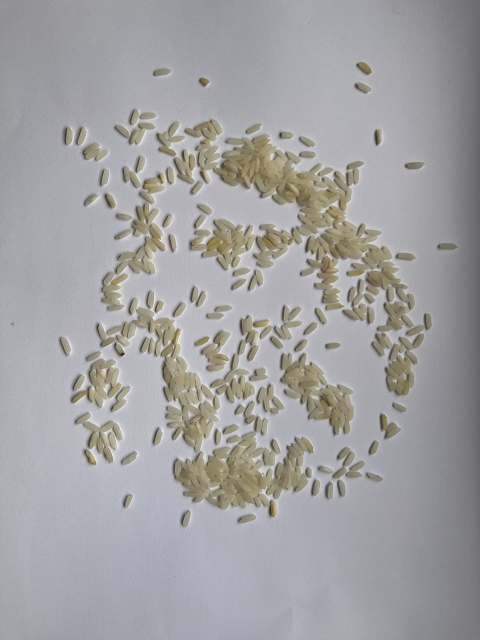
#> input picture FotosContPos/photo_2026-04-25_18-14-18.jpg, 960 x 1280 px (shown at 1/2 size); its folder holds 4 pictures in this run
$ python codigo_unificado.py
#> lines starting #> are read from the running program, lines starting #| are printed output that depends on the picture; after the words box and inside, x2 and y2 are one past the last pixel; in counts of white or black regions, pixels touching at a corner belong together
import cv2
import csv
import joblib
import matplotlib
import numpy as np
import pandas as pd

matplotlib.use("Agg")

import matplotlib.pyplot as plt

from pathlib import Path
from sklearn.base import clone
from sklearn.model_selection import train_test_split, GridSearchCV, StratifiedShuffleSplit
from sklearn.tree import DecisionTreeClassifier
from sklearn.naive_bayes import GaussianNB
from sklearn.neighbors import KNeighborsClassifier
from sklearn.svm import SVC
from sklearn.metrics import accuracy_score, classification_report, confusion_matrix

# ============================================================
# CONFIGURACION GENERAL
# ============================================================
TAMANO = (128, 128)
EXTENSIONES = [".jpg", ".jpeg", ".png", ".bmp", ".webp"]

# Carpetas originales
CARPETA_POSITIVA = Path("FotosContPos")
CARPETA_NEGATIVA = Path("FotosContNeg")

# Carpetas procesadas
SALIDA_POSITIVA = Path("FotosContPos_128_bna")
SALIDA_NEGATIVA = Path("FotosContNeg_128_bna")

# Dataset final
ARCHIVO_DATASET = Path("dataset.csv")
ARCHIVOS_DATASETS = {
    "mi_dataset": ARCHIVO_DATASET,
    "dataset_descargas": Path(r"C:\Users\kenne\Downloads\dataset.csv"),
    "dataset_C26797": Path(r"C:\Users\kenne\Downloads\dataset_C26797.csv"),
    "matriz_final": Path(r"C:\Users\kenne\Downloads\matriz_final.csv"),
}
COLUMNAS_ETIQUETA = ["etiqueta", "label", "etiqueta_arroz", "clase", "target"]
REPETICIONES_EVALUACION = 20
DATASET_ENTRENAMIENTO = "mi_dataset"
ARCHIVO_DIAGNOSTICO_IMAGEN = Path("diagnostico_muestras_datasets.png")
ARCHIVO_DIAGNOSTICO_CSV = Path("diagnostico_estadisticas_datasets.csv")
NORMALIZAR_FONDO_BLANCO = True
UMBRAL_FONDO_OSCURO = 0.5

# Datos para exportar el modelo
CARNE = "C09331"
NOMBRE = "Kenneth"
APELLIDO = "VizcainoJimenez"


# ============================================================
# 1. CONVERTIR IMAGENES A 128x128, GRIS Y BINARIO CON OTSU
# ============================================================
def convertir_imagenes(carpeta_entrada, carpeta_salida, tamano=TAMANO):
#> called with tamano = (128, 128)
    carpeta_salida.mkdir(exist_ok=True)

    for archivo in sorted(carpeta_entrada.iterdir()):
        if archivo.suffix.lower() in EXTENSIONES:
            imagen = cv2.imread(str(archivo))
#> imagen is the input picture: shape (1280, 960, 3); mean B, G, R 162.2, 160.5, 161.4

            if imagen is None:
                print(f"No se pudo leer: {archivo}")
                continue

            imagen_gris = cv2.cvtColor(imagen, cv2.COLOR_BGR2GRAY)
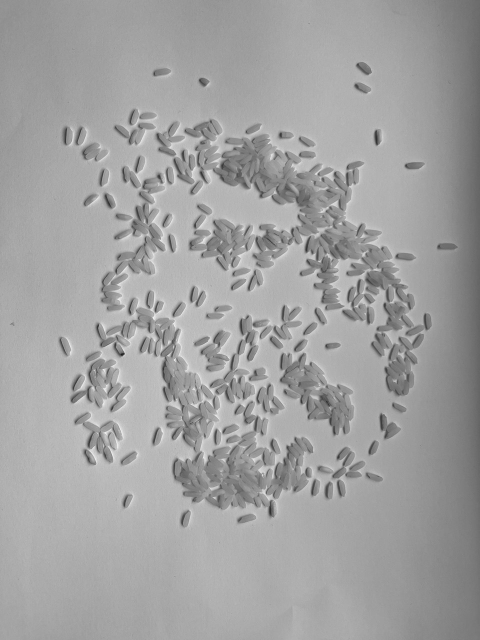
#> imagen_gris: shape (1280, 960) (shown at 1/2 size); min 25, max 249, mean 160.9
            imagen_gris = cv2.resize(imagen_gris, tamano, interpolation=cv2.INTER_LANCZOS4)
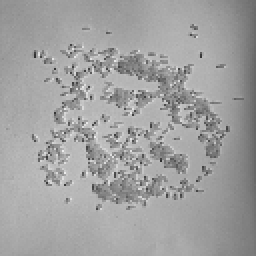
#> imagen_gris: shape (128, 128) (shown 2 times larger); min 47, max 238, mean 160.7

            _, imagen_bin = cv2.threshold(
                imagen_gris, 0, 255, cv2.THRESH_BINARY + cv2.THRESH_OTSU
            )
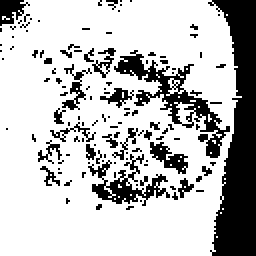
#> imagen_bin: shape (128, 128) (shown 2 times larger); 74.9% white; 121 black regions (105 under 20 px), largest, box (x1, y1, x2, y2) and area: (104, 0, 128, 128) 1872, (57, 25, 115, 79) 686, (44, 77, 85, 103) 355

            salida = carpeta_salida / f"{archivo.stem}_128_bn.png"
            cv2.imwrite(str(salida), imagen_bin)
#> pass 2 of the loop in convertir_imagenes, `for archivo in sorted(carpeta_entrada.iterdir()):`:
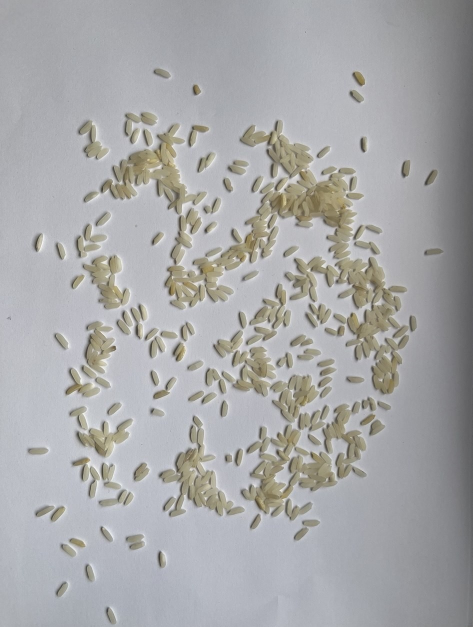
#> input picture FotosContPos/photo_2026-04-25_18-17-36.jpg, 945 x 1253 px (shown at 1/2 size)
#> in convertir_imagenes, imagen is the input picture: shape (1253, 945, 3); mean B, G, R 168.7, 168.1, 167.9
#> in convertir_imagenes, `imagen_gris = cv2.resize(imagen_gris, tamano, interpolation=cv2.INTER_..`:
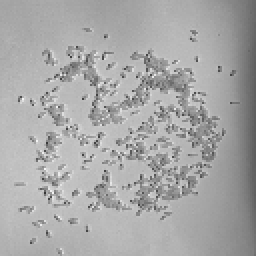
#> imagen_gris: shape (128, 128) (shown 2 times larger); min 54, max 245, mean 168
#> in convertir_imagenes, `_, imagen_bin = cv2.threshold( imagen_gris, 0, 255, cv2.THRESH_BINARY ..`:
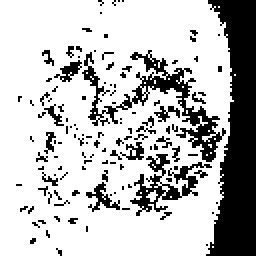
#> imagen_bin: shape (128, 128) (shown 2 times larger); 74.5% white; 124 black regions (113 under 20 px), largest, box (x1, y1, x2, y2) and area: (103, 0, 128, 128) 2088, (41, 25, 113, 81) 791, (65, 77, 106, 108) 372
#> pass 3 of the loop in convertir_imagenes, `for archivo in sorted(carpeta_entrada.iterdir()):`:
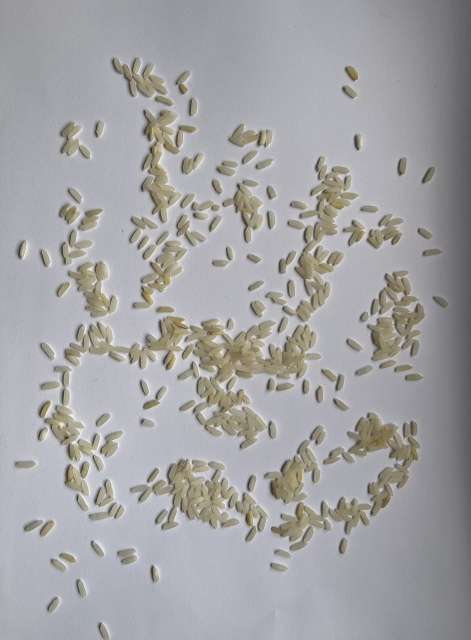
#> input picture FotosContPos/photo_2026-04-25_18-17-44.jpg, 941 x 1280 px (shown at 1/2 size)
#> in convertir_imagenes, imagen is the input picture: shape (1280, 941, 3); mean B, G, R 163.8, 162.2, 163.1
#> in convertir_imagenes, `imagen_gris = cv2.resize(imagen_gris, tamano, interpolation=cv2.INTER_..`:
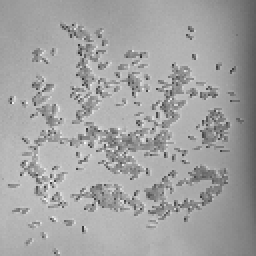
#> imagen_gris: shape (128, 128) (shown 2 times larger); min 49, max 246, mean 162.4
#> in convertir_imagenes, `_, imagen_bin = cv2.threshold( imagen_gris, 0, 255, cv2.THRESH_BINARY ..`:
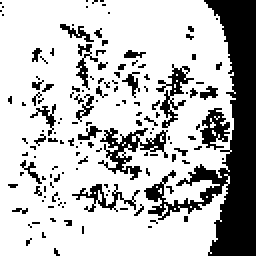
#> imagen_bin: shape (128, 128) (shown 2 times larger); 74.6% white; 143 black regions (129 under 20 px), largest, box (x1, y1, x2, y2) and area: (72, 0, 128, 128) 2364, (49, 64, 84, 90) 306, (78, 32, 97, 64) 184
#> the loop made 4 passes; the first 3 are shown

    print(f"Conversion terminada: {carpeta_salida}")


# ============================================================
# 2. CREAR DATASET CSV A PARTIR DE IMAGENES BINARIAS
# ============================================================
# [85 lines left out: functions crear_dataset, normalizar_fondo_blanco, cargar_dataset, not called in this run]


def nombre_seguro(texto):
    return "".join(c if c.isalnum() or c in ("_", "-") else "_" for c in texto)


# [179 lines left out: functions obtener_modelos, evaluar_modelo_repetido, entrenar_modelos, entrenar_varios_datasets, combinar_datasets, not called in this run]


def resumen_clases(y):
    clases, conteos = np.unique(y, return_counts=True)
    return {int(clase): int(conteo) for clase, conteo in zip(clases, conteos)}


# [247 lines left out: functions generar_diagnostico_datasets, entrenar_y_probar_entre_datasets, visualizar_fila, not called in this run]


# ============================================================
# EJECUCION PRINCIPAL
# ============================================================
if __name__ == "__main__":
    convertir_imagenes(CARPETA_POSITIVA, SALIDA_POSITIVA)
    convertir_imagenes(CARPETA_NEGATIVA, SALIDA_NEGATIVA)
#> (the run stopped early here; a loop or call above may not have finished)
